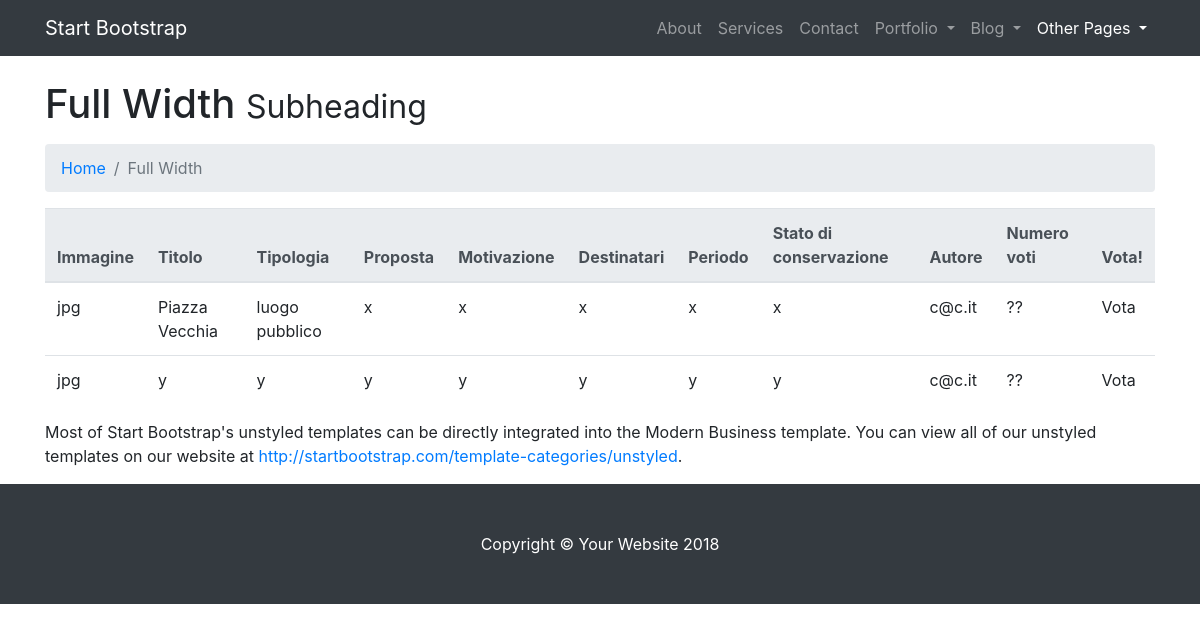
The page /riepilogo.php on the database its author committed.
### tables this page shows
CREATE TABLE `segnalazioni` (
  `id` int(11) NOT NULL,
  `id_utente` int(11) NOT NULL,
  `latitudine` float NOT NULL,
  `longitudine` float NOT NULL,
  `titolo` varchar(255) NOT NULL,
  `immagine` varchar(250) DEFAULT NULL,
  `tipologia` varchar(2047) DEFAULT NULL,
  `proposta` varchar(1024) NOT NULL,
  `motivazione` varchar(1024) NOT NULL,
  `destinatari` varchar(250) NOT NULL,
  `periodo` varchar(30) NOT NULL,
  `conservazione` varchar(1000) NOT NULL,
  `dataInserimento` timestamp NOT NULL DEFAULT CURRENT_TIMESTAMP
);

CREATE TABLE `utenti` (
  `id` int(11) NOT NULL,
  `username` varchar(250) DEFAULT NULL,
  `mail` varchar(255) NOT NULL,
  `tipo` varchar(63) NOT NULL,
  `password` varchar(255) NOT NULL
);

### riepilogo.php (the view, shortened to what this page needs)
<?php
$servername = "localhost";
$username = "root";
$password = "Co2Calculator";
$dbname = "cittaalta";
$conn = mysqli_connect($servername, $username, $password, $dbname);
?>
<!DOCTYPE html>
<html lang="en">
  <head>
    <link href="vendor/bootstrap/css/bootstrap.min.css" rel="stylesheet">
    <link href="css/modern-business.css" rel="stylesheet">
  </head>
  <body>
    <nav class="navbar fixed-top navbar-expand-lg navbar-dark bg-dark fixed-top">
      <div class="container">
        <a class="navbar-brand" href="index.html">Start Bootstrap</a>
        <div class="collapse navbar-collapse" id="navbarResponsive">
          <ul class="navbar-nav ml-auto">
            <li class="nav-item">
              <a class="nav-link" href="about.html">About</a>
            </li>
            <li class="nav-item">
              <a class="nav-link" href="services.html">Services</a>
            </li>
            <li class="nav-item">
              <a class="nav-link" href="contact.html">Contact</a>
            </li>
            <li class="nav-item dropdown">
              <a class="nav-link dropdown-toggle" href="#" id="navbarDropdownPortfolio" data-toggle="dropdown" aria-haspopup="true" aria-expanded="false">
                Portfolio
              </a>
            </li>
            <li class="nav-item dropdown">
              <a class="nav-link dropdown-toggle" href="#" id="navbarDropdownBlog" data-toggle="dropdown" aria-haspopup="true" aria-expanded="false">
                Blog
              </a>
            </li>
            <li class="nav-item active dropdown">
              <a class="nav-link dropdown-toggle" href="#" id="navbarDropdownBlog" data-toggle="dropdown" aria-haspopup="true" aria-expanded="false">
                Other Pages
              </a>
            </li>
          </ul>
        </div>
      </div>
    </nav>
    <div class="container">
      <h1 class="mt-4 mb-3">Full Width
        <small>Subheading</small>
      </h1>
      <ol class="breadcrumb">
        <li class="breadcrumb-item">
          <a href="index.html">Home</a>
        </li>
        <li class="breadcrumb-item active">Full Width</li>
      </ol>
      <div class="table-responsive">
      <table class="table">
        <thead class="thead-light">
          <tr>
            <th scope="col">Immagine</th>
            <th scope="col">Titolo</th>
            <th scope="col">Tipologia</th>
            <th scope="col">Proposta</th>
            <th scope="col">Motivazione</th>
            <th scope="col">Destinatari</th>
            <th scope="col">Periodo</th>
            <th scope="col">Stato di conservazione</th>
            <th scope="col">Autore</th>
            <th scope="col">Numero voti</th>
            <th scope="col">Vota!</th>
          </tr>
        </thead>
        <tbody>
          <?php
            $sql = "SELECT * FROM segnalazioni JOIN utenti ON segnalazioni.id_utente = utenti.id";
              $result = mysqli_query($conn, $sql);
            if(mysqli_num_rows($result)>0){
              while($row = mysqli_fetch_assoc($result)){ ?>
                <tr>
                  <td><?php echo "jpg"?></td>
                  <td><?php echo $row['titolo']?></td>
                  <td><?php echo $row['tipologia']?></td>
                  <td><?php echo $row['proposta']?></td>
                  <td><?php echo $row['motivazione']?></td>
                  <td><?php echo $row['destinatari']?></td>
                  <td><?php echo $row['periodo']?></td>
                  <td><?php echo $row['conservazione']?></td>
                  <td><?php echo $row['mail']?></td>
                  <td>??</td>
                  <td>Vota</td>
                </tr>
                <?php
              }
            } else {
              echo "0 results";
            }
            ?>
        </tbody>
      </table>
      </div>
      <p>Most of Start Bootstrap's unstyled templates can be directly integrated into the Modern Business template. You can view all of our unstyled templates on our website at
        <a href="http://startbootstrap.com/template-categories/unstyled">http://startbootstrap.com/template-categories/unstyled</a>.</p>
    </div>
    <footer class="py-5 bg-dark">
      <div class="container">
        <p class="m-0 text-center text-white">Copyright &copy; Your Website 2018</p>
      </div>
    </footer>
  </body>
</html>

### css/modern-business.css (style rules this page uses)
body { padding-top: 54px; }
@media (min-width: 992px) { body { padding-top: 56px; } }

### rows shown on the page
segnalazioni: titolo "Piazza Vecchia", tipologia "luogo pubblico", proposta "x", motivazione "x", destinatari "x", periodo "x", conservazione "x", utenti.mail "c@c.it"
segnalazioni: titolo "y", tipologia "y", proposta "y", motivazione "y", destinatari "y", periodo "y", conservazione "y", utenti.mail "c@c.it"
